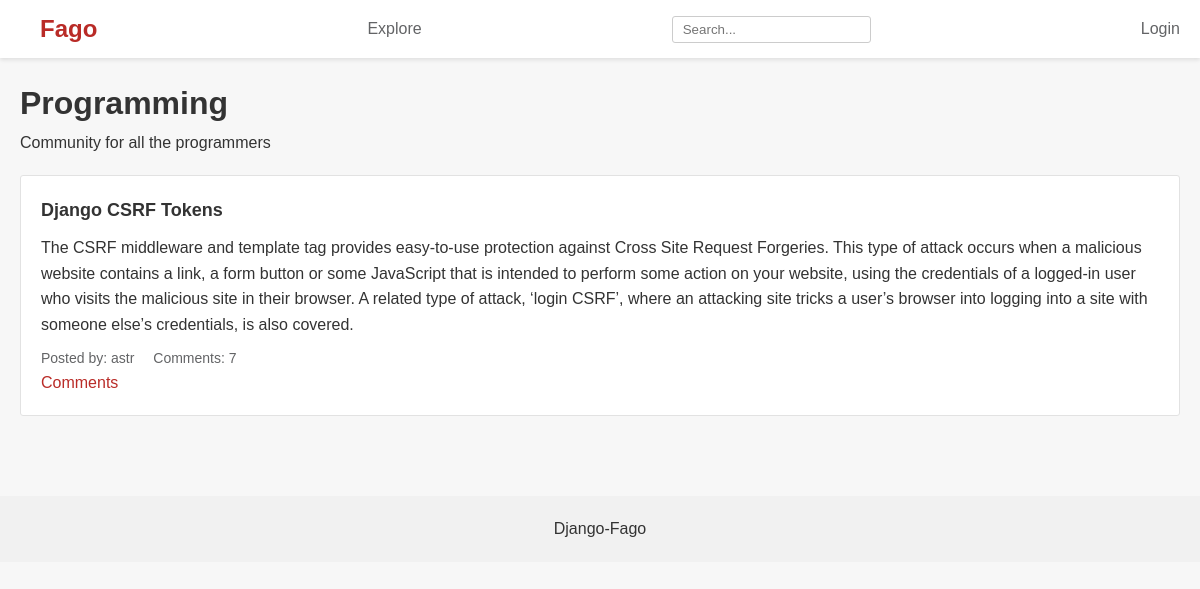
Screenshot of /c/com/Programming with the database file from the repository.
### communities/models.py (models this page shows, shortened)
class Community(models.Model):
    name = models.CharField(max_length=100, unique=True)
    description = models.TextField()
    owner = models.ForeignKey(User, on_delete=models.SET_NULL, null=True)
    members = models.ManyToManyField(User, related_name='communities')

### posts/models.py (models this page shows, shortened)
class Post(models.Model):
    title = models.CharField(max_length=255)
    content = models.TextField()
    image = models.ImageField(upload_to=settings.POSTS_PICS_DIR,
                              blank=True,
                              null=True)
    author = models.ForeignKey(User, on_delete=models.CASCADE)
    posted_at = models.DateTimeField(timezone.now, default=timezone.now)
    community = models.ForeignKey(Community, related_name='posts', on_delete=models.CASCADE, default=None, null=True)

### communities/views.py (the view)
# urls.py: path('com/<str:community>', views.community, name='community'),
def community(request, community):
    community = get_object_or_404(Community, name=community)
    posts = community.posts.all()
    members = community.members.all()
    context = {
        'community': community,
        'members': members,
        'posts': posts,
    }
    return render(request, 'communities/community.html', context=context)

### communities/templates/communities/community.html (shortened to what this page needs)
{% extends 'posts/base.html' %}
{% block content %}
<main class="container">
    <div class="community-header">
        <h1>{{ community.name }}</h1>
        <p>{{ community.description }}</p>
    </div>
    <div class="posts">
        {% for post in posts %}
        <div class="post">
            <h2>{{ post.title }}</h2>
            <p>{{ post.content }}</p>
            <div class="post-meta">
                <span>Posted by: {{ post.author }}</span>
                <span>Comments: {{ post.comment_set.count }}</span>
            </div>
            <a href="{% url 'read-post' post.id %}" class="hi">Comments</a>
        </div>
        {% endfor %}
    </div>
</main>
{% endblock %}

### posts/templates/posts/base.html (shortened to what this page needs)
<!DOCTYPE html>
<html lang="en">
<head>
    {% load static %}
    <link rel="stylesheet" href="{% static 'css/style.css' %}">
</head>
<body>
    <header>
        <nav>
            <a href="{% url 'home' %}" class="logo">Fago</a>
            <a href="{% url 'explore-communities'  %}">Explore</a>
            <input type="text" placeholder="Search...">
            {% if user.is_authenticated %}
            <a href="{% url 'create-post' %}">Post</a>
            <a href="{% url 'user_profile' %}">Profile</a>
            {% else %}
            <a href="{% url 'login' %}">Login</a>
            {% endif %}
        </nav>
    </header>
    {% block content %}
    {% endblock %}
    <footer>
        <p>Django-Fago</p>
    </footer>
</body>
</html>

### static/css/style.css (style rules this page uses)
* { margin: 0; padding: 0; box-sizing: border-box; }
body { font-family: Arial, sans-serif; line-height: 1.6; color: #333; background-color: #f7f7f7; }
.container { max-width: 1200px; margin: 0 auto; padding: 20px; }
header { background-color: #fff; box-shadow: 0 2px 4px rgba(0, 0, 0, 0.1); }
nav { display: flex; justify-content: space-between; align-items: center; padding: 10px 20px; }
.logo { font-size: 24px; font-weight: bold; color: #b92b27; text-decoration: none; }
nav a { color: #636466; text-decoration: none; margin-left: 20px; }
nav input[type="text"] { padding: 5px 10px; border: 1px solid #ccc; border-radius: 3px; }
.posts { margin-top: 20px; }
.post { background-color: #fff; border: 1px solid #e2e2e2; border-radius: 3px; padding: 20px; margin-bottom: 20px; }
.post h2 { font-size: 18px; margin-bottom: 10px; }
.post-meta { font-size: 14px; color: #636466; margin-top: 10px; }
.post-meta span { margin-right: 15px; }
footer { text-align: center; padding: 20px; background-color: #f1f1f1; margin-top: 40px; }
.hi { text-decoration: none; color: #b92b27; }

### rows the page displays
Community: name "Programming", description "Community for all the programmers"
Post: title "Django CSRF Tokens", content "The CSRF middleware and template tag provides easy-to-use protection against Cross Site Request Forgeries. This type of attack occurs when a malicious website contains a link, a form button or some JavaScript that is intended to perform some action on your website, using the credentials of a logged-in user who visits the malicious site in their browser. A related type of attack, ‘login CSRF’, where an attacking site tricks a user’s browser into logging into a site with someone else’s credentials, is also covered.", author "astr", comment_set.count "7"
